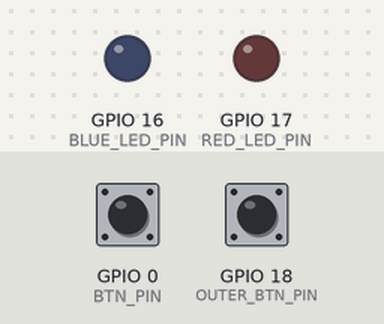
A program run on a simulated ESP32-S3. Shown: output pins drawn as LEDs (lit = HIGH). Dashed ring = blinking. The test bench sets the inputs (shaded band); at power-on: GPIO 0 (BTN_PIN) HIGH, GPIO 18 (OUTER_BTN_PIN) LOW. What the program prints to the serial monitor is not drawn.

Above: at 1.2 s.
1.3 s: GPIO 0 (BTN_PIN) pulled LOW for 0.15 s
At 1.7 s:
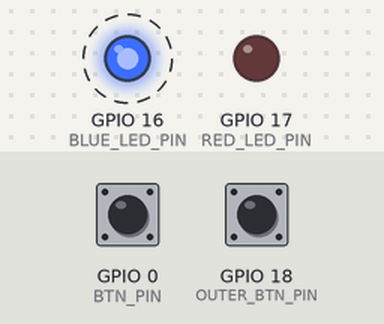
4.3 s: GPIO 18 (OUTER_BTN_PIN) pulled HIGH for 0.15 s
At 4.55 s:
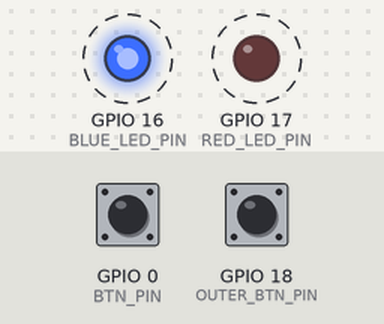
7.3 s: GPIO 0 (BTN_PIN) driven LOW and GPIO 18 (OUTER_BTN_PIN) driven HIGH
At 7.7 s:
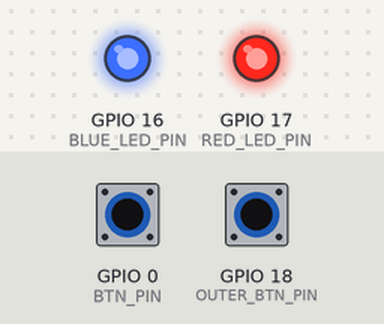
Timing chart, 0 to 10.3 s (numbered marks = the images above; inputs shaded):
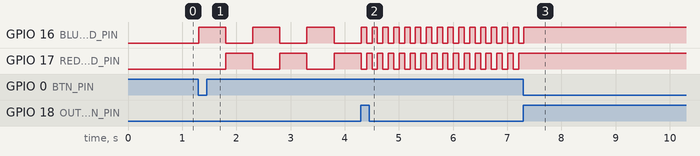

Measured:
- after the input at 1.3 s, GPIO 16 (BLUE_LED_PIN): alternates HIGH for 0.50 s and LOW for 0.50 s, starting at once; GPIO 17 (RED_LED_PIN): alternates HIGH for 0.50 s and LOW for 0.50 s, starting after 0.50 s
- after the input at 4.3 s, GPIO 16 (BLUE_LED_PIN), GPIO 17 (RED_LED_PIN): alternates HIGH for 0.10 s and LOW for 0.10 s, starting after 0.10 s
- after the input at 7.3 s, GPIO 16 (BLUE_LED_PIN): goes on until 7.3 s, then stays HIGH; GPIO 17 (RED_LED_PIN): stops changing and stays HIGH

The program:

main.cpp
```cpp
#include <Arduino.h>

#define BTN_PIN 0
#define BLUE_LED_PIN 16
#define RED_LED_PIN 17
#define OUTER_BTN_PIN 18

enum class BlinkMode
{
  OFF,
  FAST,
  SLOW,
  ALWAYS_ON,
};

BlinkMode blinkMode = BlinkMode::OFF;

int lastBtn = HIGH, lastOuter = HIGH;
unsigned long lastDebounce = 0;
const unsigned long DEBOUNCE_MS = 30;

unsigned long lastToggle = 0;

unsigned long delayMs = 0;

// void setup()
// {
//   Serial.begin(115200);
//   delay(200);
//   Serial.printf("Total Heap: %d\n", ESP.getHeapSize());
//   Serial.printf("Free Heap: %d\n", ESP.getFreeHeap());
//   Serial.printf("Total PSRAM: %d\n", ESP.getPsramSize());
//   Serial.printf("Free PSRAM: %d\n", ESP.getFreePsram());
// }

void blinkLeds()
{
  if (blinkMode == BlinkMode::OFF)
  {
    digitalWrite(BLUE_LED_PIN, LOW);
    digitalWrite(RED_LED_PIN, LOW);
    return;
  }

  if (blinkMode == BlinkMode::ALWAYS_ON)
  {
    digitalWrite(BLUE_LED_PIN, HIGH);
    digitalWrite(RED_LED_PIN, HIGH);
    return;
  }

  if (blinkMode == BlinkMode::FAST || blinkMode == BlinkMode::SLOW)
  {
    if (blinkMode == BlinkMode::FAST)
    {
      delayMs = 100;
    }
    else if (blinkMode == BlinkMode::SLOW)
    {
      delayMs = 500;
    }

    digitalWrite(BLUE_LED_PIN, HIGH);
    digitalWrite(RED_LED_PIN, LOW);
    delay(delayMs);
    digitalWrite(BLUE_LED_PIN, LOW);
    digitalWrite(RED_LED_PIN, HIGH);
    delay(delayMs);
  }
}

void setup()
{
  blinkMode = BlinkMode::OFF;
  Serial.begin(115200);

  pinMode(BTN_PIN, INPUT_PULLUP);
  pinMode(BLUE_LED_PIN, OUTPUT);
  pinMode(RED_LED_PIN, OUTPUT);
  pinMode(OUTER_BTN_PIN, INPUT);
}

void loop()
{
  int btn = digitalRead(BTN_PIN);
  int outer = digitalRead(OUTER_BTN_PIN);

  Serial.printf("BTN: %d, OUTER: %d\n", btn, outer);

  bool btnPressed = (btn == LOW);
  bool outerPressed = (outer == HIGH);

  bool btnEdge = (lastBtn == HIGH && btn == LOW);
  bool outerEdge = (lastOuter == LOW && outer == HIGH);

  if (millis() - lastDebounce > DEBOUNCE_MS)
  {
    if (btnPressed && outerPressed)
    {
      blinkMode = BlinkMode::ALWAYS_ON;
      lastDebounce = millis();
    }
    else if (btnEdge)
    {
      blinkMode = BlinkMode::SLOW;
      lastDebounce = millis();
    }
    else if (outerEdge)
    {
      blinkMode = BlinkMode::FAST;
      lastDebounce = millis();
    }
  }

  Serial.printf("Blink Mode: %d\n", static_cast<int>(blinkMode));

  lastBtn = btn;
  lastOuter = outer;

  blinkLeds();
}
```
